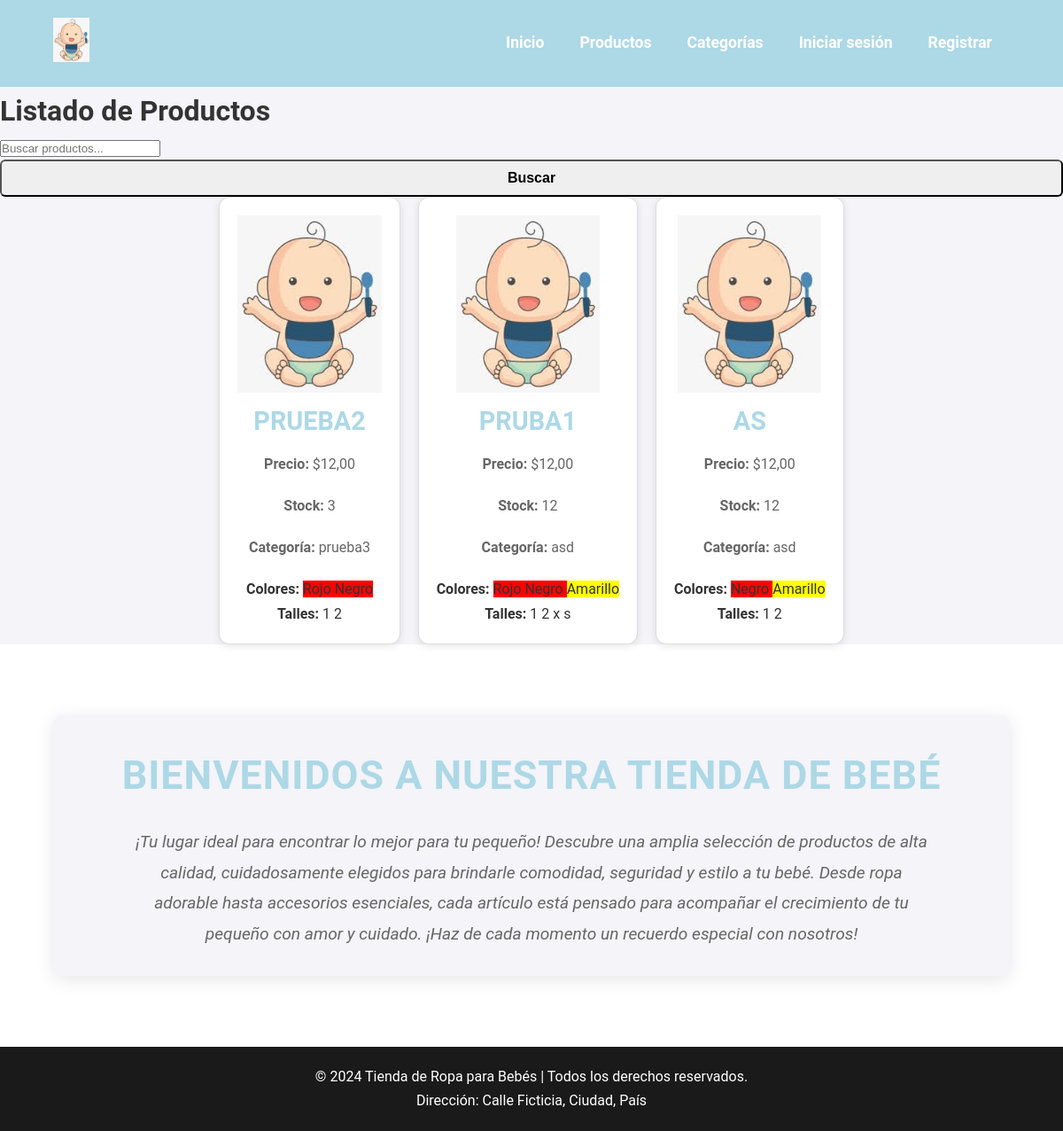
The app's page /productos/, older data.
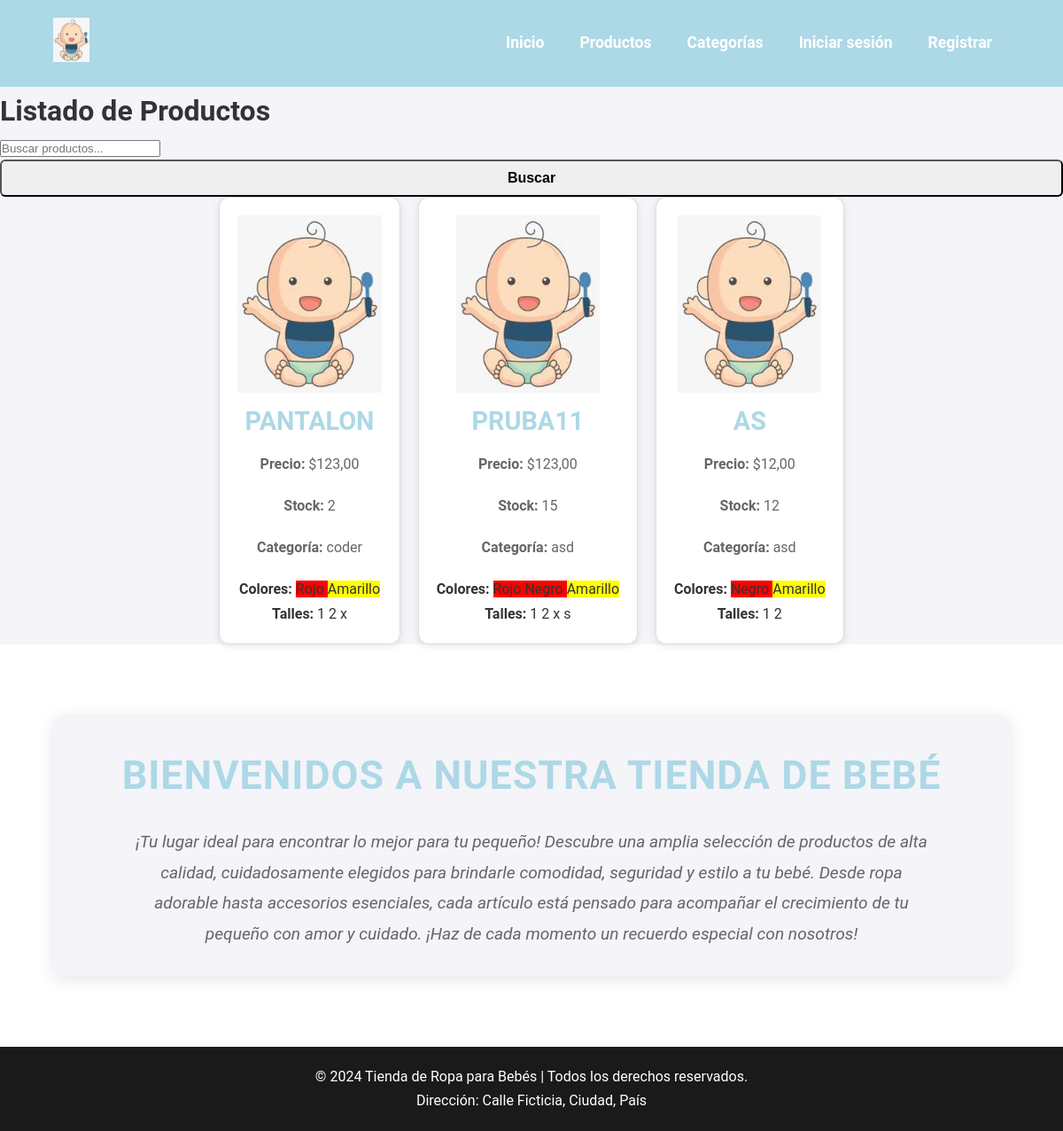
The same page, newer data.
### producto/models.py (models this page shows, shortened)
class Producto(models.Model):
    nombre = models.CharField(max_length=200)
    descripcion = models.TextField()
    precio = models.DecimalField(max_digits=10, decimal_places=2)
    stock = models.PositiveIntegerField(default=0)
    disponible = models.BooleanField(default=True)
    imagen = models.ImageField(upload_to='media/')
    categoria = models.ForeignKey(Categoria, on_delete=models.CASCADE, related_name="productos")
    talle = models.ManyToManyField(Talle)
    color = models.ManyToManyField(Color)
    creado = models.DateTimeField(auto_now_add=True)
    modificado = models.DateTimeField(auto_now=True)

class Categoria(models.Model):
    nombre = models.CharField(max_length=100)
    descripcion = models.TextField(blank=True, null=True)

class Color(models.Model):
    nombre = models.CharField(max_length=50)
    codigo_color = models.CharField(max_length=7)

class Talle(models.Model):
    nombre = models.CharField(max_length=50)

### producto/views.py (the view)
# urls.py: path('productos/', ProductoListView.as_view(), name='listado_productos'),
class ProductoListView(ListView):
    model = Producto
    template_name = 'producto/listado_productos.html'
    context_object_name = 'productos'
    paginate_by = 10
    def get_queryset(self):
        queryset = Producto.objects.filter(disponible=True).order_by('-creado')
        search_query = self.request.GET.get('search', '')
        if search_query:
            queryset = queryset.filter(
                Q(nombre__icontains=search_query) |
                Q(categoria__nombre__icontains=search_query)
            )
        return queryset

### producto/templates/producto/listado_productos.html (shortened to what this page needs)
{% extends 'producto/index.html' %}
{% block content %}
<h1 class="text-center mb-4">Listado de Productos</h1>
<form method="get" class="mb-4">
    <div class="input-group">
        <input type="text" name="search" class="form-control" placeholder="Buscar productos..." value="{{ request.GET.buscar }}">
        <div class="input-group-append">
            <button class="btn btn-primary" type="submit">Buscar</button>
        </div>
    </div>
</form>
<div class="row">
    {% for producto in productos %}
    <div class="col-md-4 mb-4">
        <div class="card shadow-sm">
            <div class="card-body">
                <div class="text-center">
                    {% if producto.imagen %}
                    <img src="{{ producto.imagen.url }}" alt="{{ producto.nombre }}" class="img-fluid" style="max-height: 200px; object-fit: cover;">
                    {% else %}
                    <span class="text-muted">Sin imagen</span>
                    {% endif %}
                </div>
                <h5 class="card-title mt-3">{{ producto.nombre }}</h5>
                <p class="card-text"><strong>Precio:</strong> ${{ producto.precio }}</p>
                <p class="card-text"><strong>Stock:</strong> {{ producto.stock }}</p>
                <p class="card-text"><strong>Categoría:</strong> {{ producto.categoria.nombre }}</p>
                <p><strong>Colores:</strong>
                    {% for color in producto.color.all %}
                    <span class="badge" style="background-color: {{ color.codigo_color }};">
                        {{ color.nombre }}
                    </span>
                    {% endfor %}
                </p>
                <p><strong>Talles:</strong>
                    {% for talle in producto.talle.all %}
                    <span class="badge badge-secondary">{{ talle.nombre }}</span>
                    {% endfor %}
                </p>
            </div>
        </div>
    </div>
    {% empty %}
    <div class="col-12 text-center">
        <p>No hay productos disponibles. <a href="{% url 'crear_producto' %}" class="btn btn-primary">Agregar Producto</a></p>
    </div>
    {% endfor %}
</div>
{% endblock %}

### producto/templates/producto/index.html (shortened to what this page needs)
{% load static %}
<!DOCTYPE html>
<html lang="es">
<head>
    <link rel="stylesheet" href="{% static 'css/styles.css' %}">
</head>
<body>
    <header>
        <div class="container">
            <div class="logo">
                <img src="{% static 'media/logo.png' %}" alt="Logo Tienda Bebé">
            </div>
            <nav>
                <ul>
                    <li><a href="{% url 'index' %}">Inicio</a></li>
                    <li><a href="{% url 'listado_productos' %}">Productos</a></li>
                    <li><a href="{% url 'listado_categorias' %}">Categorías</a></li>
                    {% if user.is_authenticated %}
                        <li>
                            <a href="{% url 'profile' %}" class="user-profile">
                                {% if user.avatar %}
                                    <img src="{{ user.avatar.url }}" alt="{{ user.username }}" class="avatar">
                                {% else %}
                                    <img src="{% static 'media/default-avatar.png' %}" alt="Avatar por defecto" class="avatar">
                                {% endif %}
                                <span class="header-link">{{ user.username }}</span>
                            </a>
                        </li>
                        <li><a href="{% url 'logout' %}">Cerrar sesión</a></li>
                    {% else %}
                        <li><a href="{% url 'login' %}">Iniciar sesión</a></li>
                        <li><a href="{% url 'registro' %}">Registrar</a></li>
                    {% endif %}
                </ul>
            </nav>
        </div>
    </header>
    {% block content %}
    {% endblock %}
    <main>
        <div class="container">
            <section class="intro">
                <h1>Bienvenidos a nuestra tienda de bebé</h1>
                <p>¡Tu lugar ideal para encontrar lo mejor para tu pequeño! Descubre una amplia selección de productos de alta calidad, cuidadosamente elegidos para brindarle comodidad, seguridad y estilo a tu bebé. Desde ropa adorable hasta accesorios esenciales, cada artículo está pensado para acompañar el crecimiento de tu pequeño con amor y cuidado. ¡Haz de cada momento un recuerdo especial con nosotros!</p>
            </section>
        </div>
    </main>
    <footer>
        <div class="container">
            <p>&copy; 2024 Tienda de Ropa para Bebés | Todos los derechos reservados.</p>
            <p>Dirección: Calle Ficticia, Ciudad, País</p>
        </div>
    </footer>
</body>
</html>

### producto/static/css/styles.css (style rules this page uses)
* { margin: 0; padding: 0; box-sizing: border-box; }
:root { --primary-color: #add8e6; --secondary-color: #ff5722; --accent-color: #ff5c8d; --text-color: #333; --background-color: #f4f4f9; --footer-bg: #1a1a1a; }
.intro { text-align: center; margin: 40px 0; padding: 30px; background-color: var(--background-color); border-radius: 10px; box-shadow: 0 4px 20px rgba(0, 0, 0, 0.1); }
.intro h1 { font-size: 2.8rem; color: var(--primary-color); margin-bottom: 20px; font-weight: 600; text-transform: uppercase; letter-spacing: 1px; }
.intro p { font-size: 1.2rem; color: #666; line-height: 1.8; max-width: 900px; margin: 0 auto; font-style: italic; }
body { font-family: 'Roboto', sans-serif; line-height: 1.7; background-color: var(--background-color); color: var(--text-color); padding: 0; margin: 0; }
header { background-color: var(--primary-color); padding: 20px 0; transition: background-color 0.5s ease; }
header .container { display: flex; justify-content: space-between; align-items: center; }
header .logo img { height: 50px; }
header nav ul { list-style: none; display: flex; align-items: center; }
header nav ul li { margin: 0 20px; }
header nav ul li a { text-decoration: none; color: #fff; font-weight: bold; font-size: 1.1rem; transition: color 0.3s ease; display: flex; align-items: center; }
main { padding: 40px 0; background-color: #fff; }
.container { width: 90%; margin: 0 auto; max-width: 1200px; }
.row { display: flex; flex-wrap: wrap; gap: 20px; justify-content: center; }
.card { border-radius: 12px; overflow: hidden; transition: transform 0.3s ease, box-shadow 0.3s ease; background-color: #fff; border: 1px solid #ddd; width: 100%; max-width: 350px; box-shadow: 0 2px 8px rgba(0, 0, 0, 0.1); }
.card-body { padding: 20px; text-align: center; }
.card-title { font-size: 1.8rem; font-weight: 600; color: var(--primary-color); margin-bottom: 10px; text-transform: uppercase; }
.card-text { font-size: 1rem; color: #666; margin-bottom: 20px; }
.btn { border-radius: 6px; font-weight: bold; font-size: 1rem; padding: 10px 15px; text-align: center; transition: background-color 0.3s ease, opacity 0.3s ease; width: 100%; }
footer { background-color: var(--footer-bg); color: #fff; padding: 20px 0; text-align: center; }
footer p { font-size: 1rem; }

Row changes from the older to the newer data that the page shows:
removed Producto: imagen (picture), nombre "PRUEBA2", precio "12,00", stock "3", categoria.nombre "prueba3", Color (nombre "Rojo"), Color (nombre "Negro"), Talle (nombre "1"), Talle (nombre "2")
added Producto: imagen (picture), nombre "PANTALON", precio "123,00", stock "2", categoria.nombre "coder", Color (nombre "Rojo"), Color (nombre "Amarillo", codigo_color "#FFFF00" (drawn)), Talle (nombre "1"), Talle (nombre "2"), Talle (nombre "x")
changed Producto: nombre "PRUBA1" → "PRUBA11"; precio "12,00" → "123,00"; stock "12" → "15"
